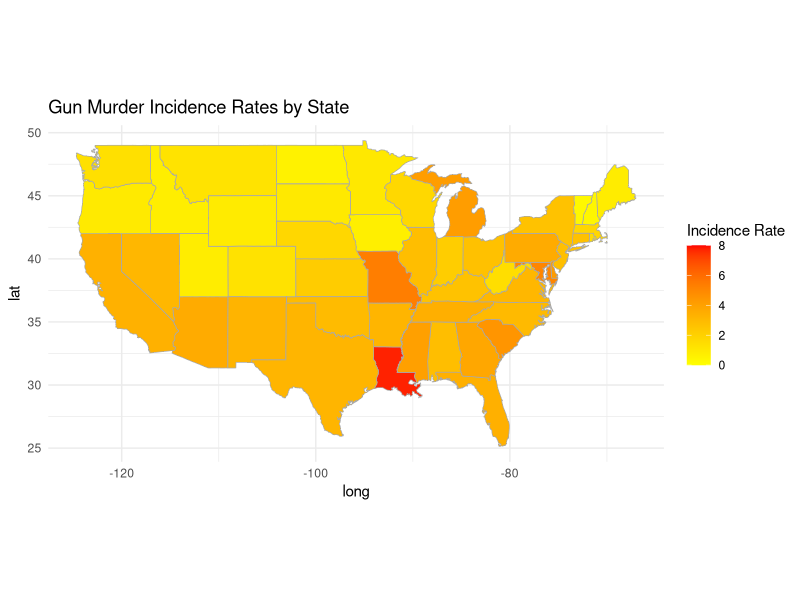
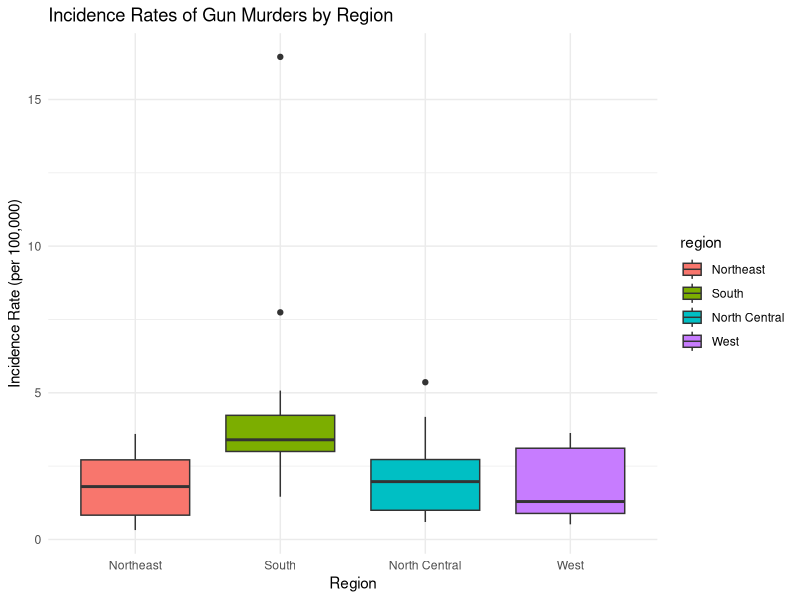

The R script that drew these images, in order:
library(dslabs)
library(dplyr)
library(ggplot2)
library(maps)

#examine the dslabs dataset 'murders'
head(murders)
str(murders)

#create new table that includes the incident rate (per 100.000) by state for gun murders in 2010
gun_murders <- murders %>%
  mutate(IR_state_var = (total / population) * 100000)

#examine newly created table
head(gun_murders)

#create object that includes state abbreviation and incident rate
incident_state_obj <- gun_murders %>%
  select(state, IR_state_var)

#examine new object
View(incident_state_obj)

#create new table that groups by region
regional_data <- murders %>%
  group_by(region) %>%
  summarise(
    total_population = sum(population),
    total_murders = sum(total)
  )	

#calculate IR by region
region_IR <- regional_data %>%
  mutate(region_IR_var = (total_murders / total_population) * 100000)	
View(region_IR)


#create object that includes state abbreviation and incident rate
incident_region_obj <- region_IR %>%
  select(region_IR_var, region)

View(incident_region_obj)

#create map by state
states_map <- map_data("state")
incident_state_obj$state <- tolower(incident_state_obj$state)
merged_data <- merge(states_map, incident_state_obj, by.x = "region", by.y = "state", all.x = TRUE)
head(merged_data)
ggplot(data = merged_data) +
  geom_polygon(aes(x = long, y = lat, group = group, fill = IR_state_var), 
               color = "darkgray", size = 0.25) +
  coord_fixed(1.3) +
  scale_fill_gradient(low = "yellow", high = "red", name = "Incidence Rate",
                      limits = c(0, 8), 
                      breaks = c(0, 2, 4, 6, 8),
                      labels = c("0", "2", "4", "6", "8")) +
  labs(title = "Gun Murder Incidence Rates by State") +
  theme_minimal()



head(states_map)
head(incident_state_obj)



library(dplyr)
library(ggplot2)

ggplot(gun_murders, aes(x = region, y = IR_state_var, fill = region)) +
  geom_boxplot() +
  labs(title = "Incidence Rates of Gun Murders by Region",
       x = "Region",
       y = "Incidence Rate (per 100,000)") +
  theme_minimal()

# ANOVA
# Assuming your data frame is named 'gun_murders'
anova_result <- aov(IR_state_var ~ region, data = gun_murders)
summary(anova_result)
